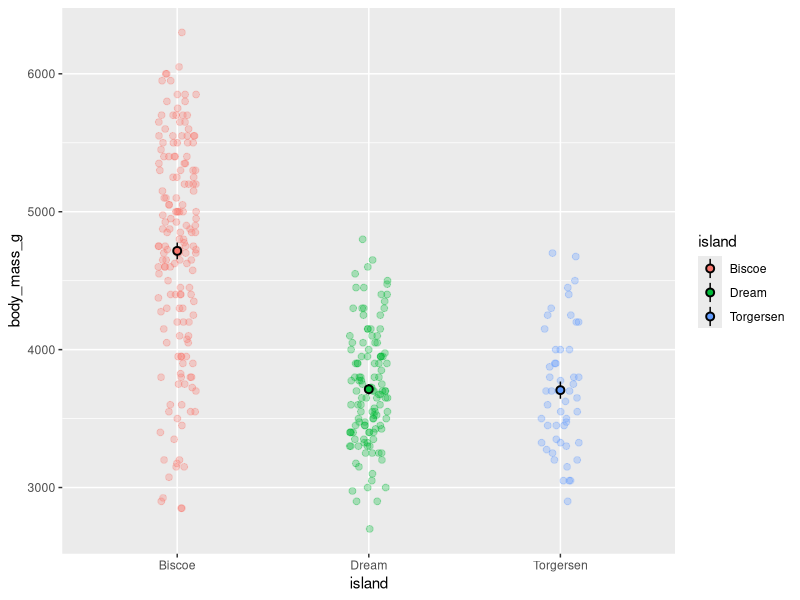
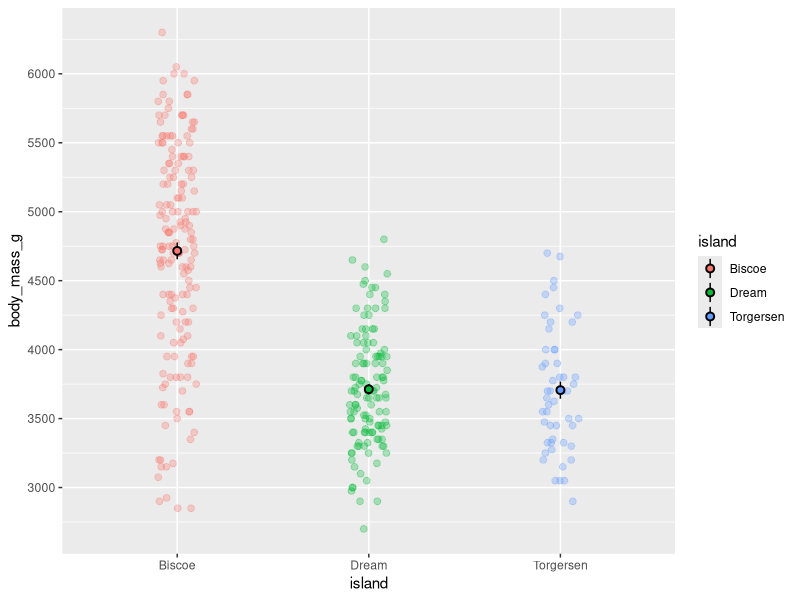
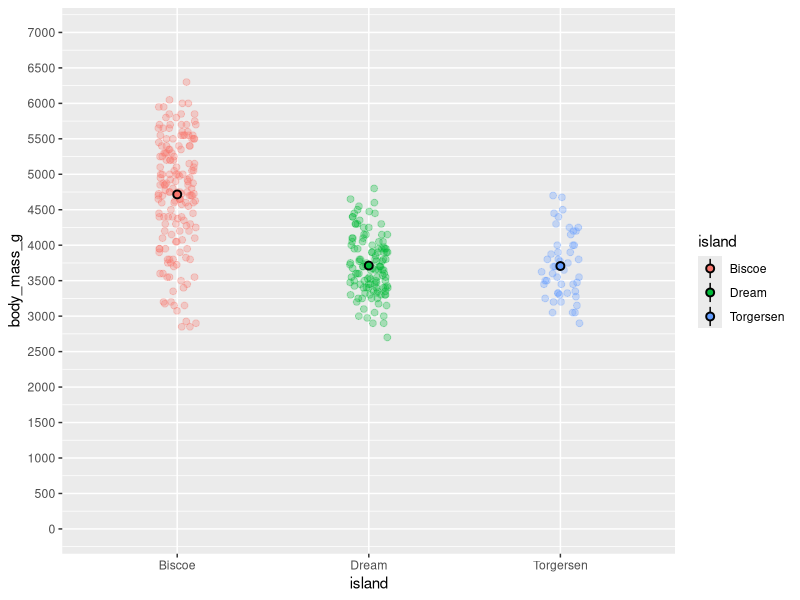
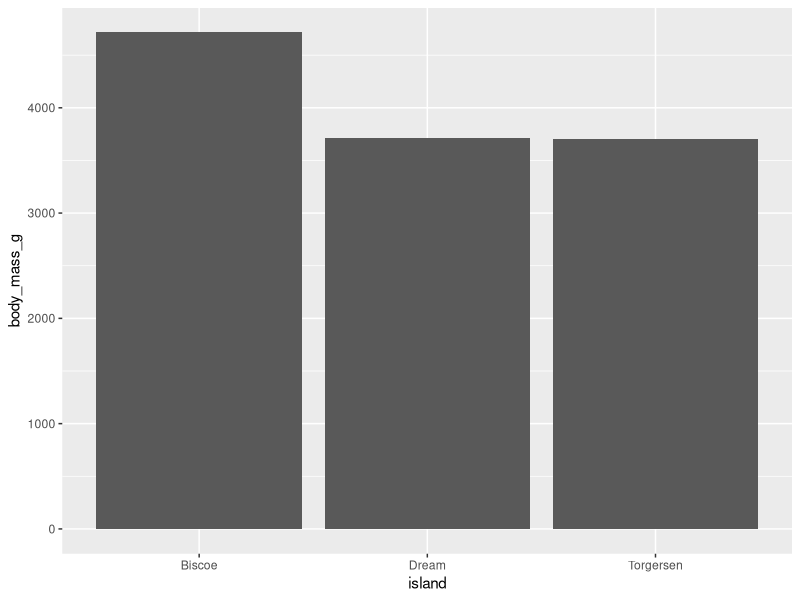
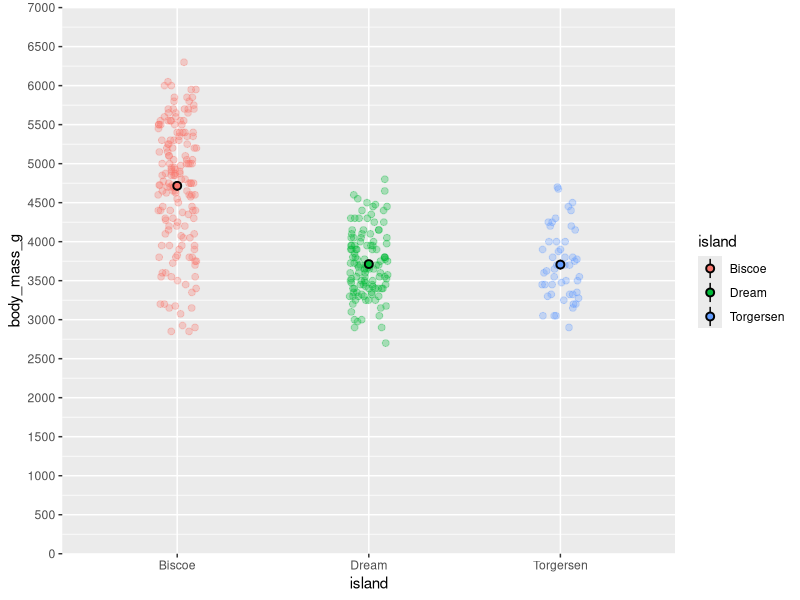
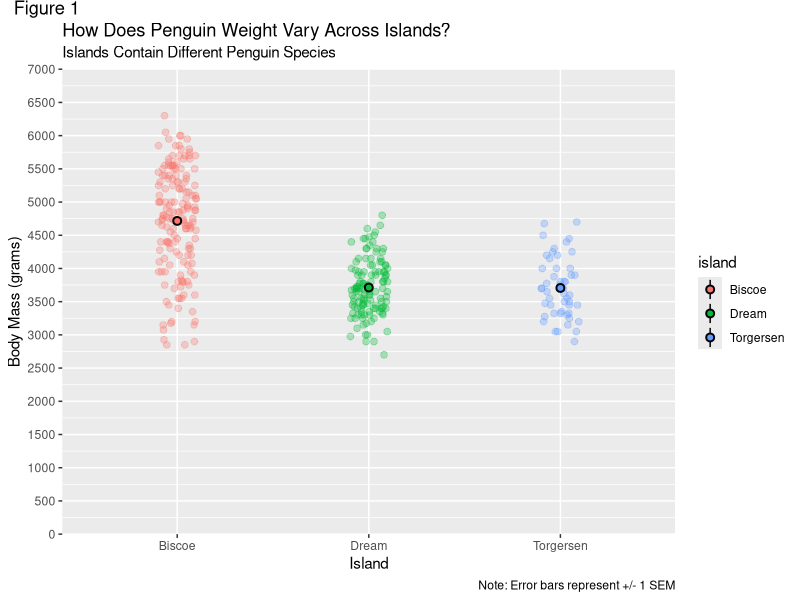
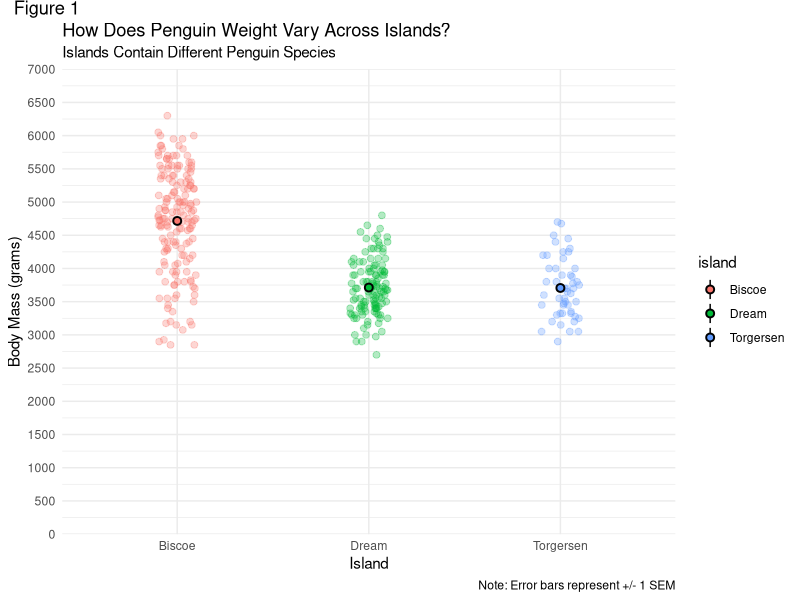
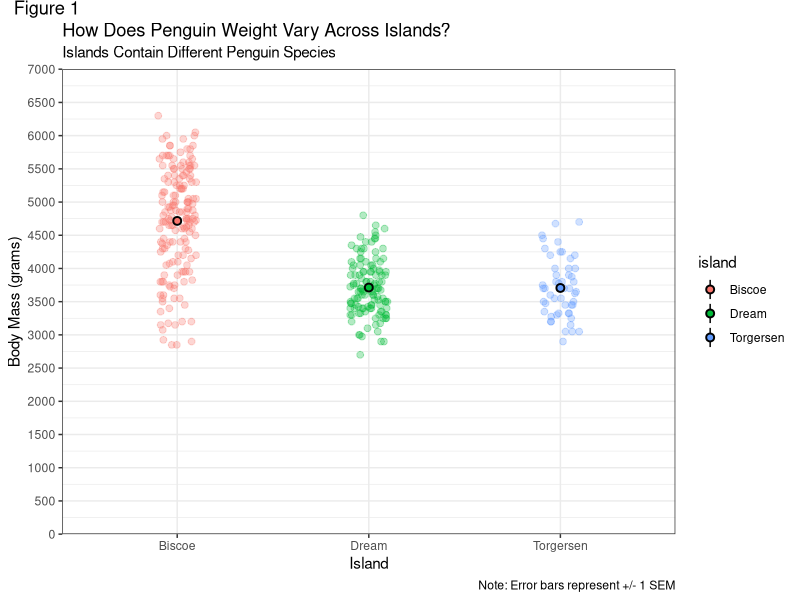

Reproduce these figures in R, in order.
## ---- chunk 1
knitr::opts_chunk$set(strip.white = TRUE)#,
                      #warning = FALSE,
                      #message = FALSE)
## ---- chunk 2
library(tidyverse)
library(palmerpenguins)
## ---- chunk 3
base_plot = penguins %>%
  ggplot(aes(y = body_mass_g, x = island)) +
  geom_jitter(height = 0, width = 0.1, 
              size = 2, alpha = 0.3,
              aes(color=island)) +
    stat_summary(fun.data = "mean_se",
               geom = "pointrange",
               color = "black",
               aes(fill = island),
               shape = 21,
               size = 0.5)

base_plot
## ---- chunk 4
base_plot +
  scale_y_continuous(breaks = seq(from = 0, to = 7000, by = 500),
                     labels = seq(from = 0, to = 7000, by = 500))
## ---- chunk 5
base_plot +
  coord_cartesian(ylim = c(0,7000)) + 
  scale_y_continuous(breaks = seq(from = 0, to = 7000, by = 500),
                     labels = seq(from = 0, to = 7000, by = 500))
## ---- chunk 6
penguins %>%
  ggplot(aes(y = body_mass_g, x = island)) + 
  stat_summary(fun = "mean", geom = "bar")
## ---- chunk 7
base_plot +
  coord_cartesian(ylim = c(0,7000)) + 
  scale_y_continuous(breaks = seq(from = 0, to = 7000, by = 500),
                     labels = seq(from = 0, to = 7000, by = 500),
                     expand = c(0,0))
## ---- chunk 8
# Need this to account for graph output size on rendering
theme_update(plot.tag.position = c(0.05, 1),
          plot.tag = element_text(margin = margin(t = 0.1, b = 0.1, unit = "inch")),
          plot.title = element_text(margin = margin(t = 0.15, b = 0.05, unit = "inch")))
## ---- chunk 9
base_plot +
  coord_cartesian(ylim = c(0,7000)) + 
  scale_y_continuous(breaks = seq(from = 0, to = 7000, by = 500),
                     labels = seq(from = 0, to = 7000, by = 500),
                     expand = c(0,0)) +
  labs(title = "How Does Penguin Weight Vary Across Islands?",
       subtitle = "Islands Contain Different Penguin Species",
       y = "Body Mass (grams)",
       x = "Island",
       tag = "Figure 1",
       caption = "Note: Error bars represent +/- 1 SEM")
## ---- chunk 10
modified_plot = base_plot +
  coord_cartesian(ylim = c(0,7000)) + 
  scale_y_continuous(breaks = seq(from = 0, to = 7000, by = 500),
                     labels = seq(from = 0, to = 7000, by = 500),
                     expand = c(0,0)) +
  labs(title = "How Does Penguin Weight Vary Across Islands?",
       subtitle = "Islands Contain Different Penguin Species",
       y = "Body Mass (grams)",
       x = "Island",
       tag = "Figure 1",
       caption = "Note: Error bars represent +/- 1 SEM")
## ---- chunk 11
modified_plot +
  theme_minimal() +
# Need this to account for graph output size on rendering  
theme(plot.tag.position = c(0.05, 1),
          plot.tag = element_text(margin = margin(t = 0.1, b = 0.1, unit = "inch")),
          plot.title = element_text(margin = margin(t = 0.15, b = 0.05, unit = "inch")))
## ---- chunk 12
modified_plot +
  theme_bw() +
# Need this to account for graph output size on rendering
theme(plot.tag.position = c(0.05, 1),
          plot.tag = element_text(margin = margin(t = 0.1, b = 0.1, unit = "inch")),
          plot.title = element_text(margin = margin(t = 0.15, b = 0.05, unit = "inch")))
## ---- chunk 13
modified_plot +
  theme_classic() +
# Need this to account for graph output size on rendering
theme(plot.tag.position = c(0.05, 1),
          plot.tag = element_text(margin = margin(t = 0.1, b = 0.1, unit = "inch")),
          plot.title = element_text(margin = margin(t = 0.15, b = 0.05, unit = "inch")))
## ---- chunk 14
modified_plot = modified_plot +
  theme_classic() +
  theme(plot.title = element_text(size = 18,
                                  margin = margin(t = 0.15, b = 0.05, unit = "inch")),
        plot.subtitle = element_text(size = 10, 
                                     color = "grey50",
                                     face = "bold"),
        plot.tag = element_text(face = "bold",
                                margin = margin(t = 0.1, b = 0.1, unit = "inch")),
        plot.tag.position = c(0.05, 1))

modified_plot
## ---- chunk 15
modified_plot = modified_plot +
  theme(plot.title = element_text(size = 18,
                                  hjust = 0.5,
                                  face = "bold"),
        plot.subtitle = element_text(size = 10, 
                                     color = "grey50",
                                     hjust = 0.5),
        plot.tag = element_text(face = "bold"))

modified_plot
## ---- chunk 16
modified_plot = modified_plot +
  theme(plot.caption = element_text(hjust = 0,
                                    face = 'italic'))

modified_plot
## ---- chunk 17
modified_plot +
  theme(axis.title.x = element_text(size = 14,
                                    face = "bold"),
        axis.title.y = element_text(size = 14,
                                    face = "bold"))
## ---- chunk 18
modified_plot = modified_plot +
  theme(plot.subtitle = element_text(size = 10, 
                                     color = "grey50",
                                     hjust = 0.5,
                                     margin = margin(b = 0.2, 
                                                     unit = "inch")),
        axis.title.x = element_text(size = 16,
                                    face = "bold",
                                    margin = margin(t = 0.2, 
                                                    unit = "inch")),
        axis.title.y = element_text(size = 16,
                                    face = "bold",
                                    margin = margin(r = 0.2, 
                                                    unit = "inch")))

modified_plot
## ---- chunk 19
modified_plot = modified_plot +
  theme(axis.line.x = element_line(color = "gray40", size = 0.5),
        axis.ticks = element_line(color = "gray40", size = 0.5),
        axis.text = element_text(face = "bold",
                                 color = "black",
                                 size = 12))

modified_plot
## ---- chunk 20
theme_set(theme_classic() + 
            theme(plot.title = element_text(size = 18,
                                face = "bold",
                                hjust = 0.5,
                                margin = margin(t = 0.15, b = 0.05, unit = "inch")),
      plot.subtitle = element_text(size = 10, 
                                   color = "grey50",
                                   face = "bold",
                                   hjust = 0.5,
                                   margin = margin(b = 0.2, unit = "inch")),
      plot.tag = element_text(face = "bold",
                              margin = margin(t = 0.1, b = 0.1, unit = "inch")),
      plot.caption = element_text(hjust = 0,
                                  face = 'italic'),
      axis.title.x = element_text(size = 16,
                                  face = "bold",
                                  margin = margin(t = 0.2, unit = "inch")),
      axis.title.y = element_text(size = 16,
                                  face = "bold",
                                  margin = margin(r = 0.2, unit = "inch")),
      axis.line.x = element_line(color = "gray40", size = 0.5),
      axis.ticks = element_line(color = "gray40", size = 0.5),
      axis.text = element_text(face = "bold",
                               color = "black",
                               size = 12),
      plot.tag.position = c(0.05, 1)))
## ---- chunk 21
penguins %>%
  ggplot(aes(y = body_mass_g, x = island)) +
  geom_violin(aes(fill = island),
              alpha = 0.2) +
  geom_jitter(alpha = 0.4, width = 0.05) +
  stat_summary(fun.data = "mean_se",
               geom = "pointrange",
               aes(color = island),
               size = 0.5)
## ---- chunk 22
modified_plot +
  theme(legend.position = "none")
## ---- chunk 23
penguins %>%
  drop_na() %>%
    ggplot(aes(y = body_mass_g, x = island)) +
    geom_point(size = 2, alpha = 0.3,
               shape = 21,
                aes(fill = sex),
                position = position_jitterdodge()) +
    stat_summary(fun.data = "mean_se",
                 geom = "pointrange",
                 color = "black",
                 aes(fill = sex),
                 shape = 21,
                 size = 0.5,
                 position = position_dodge(width = 0.75)) +  
  coord_cartesian(ylim = c(0,7000)) + 
  scale_y_continuous(breaks = seq(from = 0, to = 7000, by = 500),
                     labels = seq(from = 0, to = 7000, by = 500),
                     expand = c(0,0)) +
  labs(title = "How Does Penguin Weight Vary Across Islands?",
       subtitle = "Islands Contain Different Penguin Species",
       y = "Body Mass (grams)",
       x = "Island",
       tag = "Figure 1",
       caption = "Note: Error bars represent +/- 1 SEM",
        # New code starts here:
       fill = "Sex" # Change Legend label with the name of the mapped aesthetic.
       ) +
  theme(legend.box.background = element_rect(color = "black", # Add a defined box around legend
                                             size = 2),
        legend.title = element_text(face = "bold"), # Modify the title
        legend.text = element_text(face = "bold"), # Modify text
        legend.title.align = 0.5, # Change alignment of legend title. Think of this like an hjust.
        legend.key = element_rect(fill = "white", colour = "black") # Add defined boxes around legend key graphic
        ) 
## ---- chunk 24
a = penguins %>%
  ggplot(aes(y = body_mass_g, x = island)) +
  geom_jitter(height = 0, width = 0.1, 
              size = 2, alpha = 0.3,
              aes(color=island)) +
    stat_summary(fun.data = "mean_se",
               geom = "pointrange",
               color = "black",
               aes(fill = island),
               shape = 21,
               size = 0.5)
a
b = penguins %>%
  ggplot(aes(y = body_mass_g, x = species)) +
  geom_jitter(height = 0, width = 0.1, 
              size = 2, alpha = 0.3,
              aes(color=species)) +
    stat_summary(fun.data = "mean_se",
               geom = "pointrange",
               color = "black",
               aes(fill = species),
               shape = 21,
               size = 0.5)
b
c = penguins %>%
  drop_na() %>%
    ggplot(aes(y = body_mass_g, x = sex)) +
    geom_point(size = 2, alpha = 0.3,
               shape = 21,
                aes(fill = sex),
                position = position_jitter(width = 0.1)) +
    stat_summary(fun.data = "mean_se",
                 geom = "pointrange",
                 color = "black",
                 aes(fill = sex),
                 shape = 21,
                 size = 0.5)
c
## ---- chunk 25
library(patchwork)
## ---- chunk 26
a + b
## ---- chunk 27
b / c
## ---- chunk 28
(c | (a / b))
